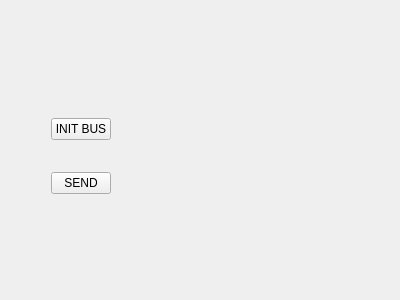
<?xml version="1.0" encoding="UTF-8"?>
<ui version="4.0">
 <class>MainWindow</class>
 <widget class="QMainWindow" name="MainWindow">
  <property name="geometry">
   <rect>
    <x>0</x>
    <y>0</y>
    <width>400</width>
    <height>300</height>
   </rect>
  </property>
  <property name="windowTitle">
   <string>MainWindow</string>
  </property>
  <widget class="QWidget" name="centralWidget">
   <widget class="QWidget" name="layoutWidget">
    <property name="geometry">
     <rect>
      <x>40</x>
      <y>81</y>
      <width>82</width>
      <height>151</height>
     </rect>
    </property>
    <layout class="QVBoxLayout" name="verticalLayout">
     <item>
      <widget class="QPushButton" name="BtnInitBus">
       <property name="text">
        <string>INIT BUS</string>
       </property>
      </widget>
     </item>
     <item>
      <widget class="QPushButton" name="BtnSend">
       <property name="text">
        <string>SEND</string>
       </property>
      </widget>
     </item>
    </layout>
   </widget>
  </widget>
 </widget>
 <layoutdefault spacing="6" margin="11"/>
 <resources/>
 <connections/>
</ui>
